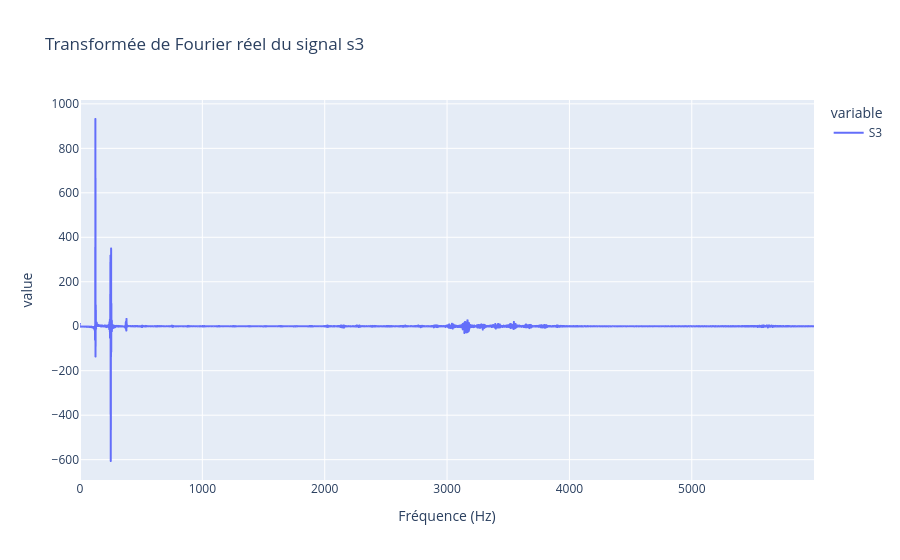

The notebook cell saved with this chart:
### Markdown cell above
PARTIE PREPARATION POWERPOINT

### Code cell
nu,S3= san.trans_fourier(s3, t)

trace(nu, {"S3": np.real(S3)}, "Transformée de Fourier réel du signal s3", nom_abscisse="Fréquence (Hz)")
trace(nu, {"S3": np.imag(S3)}, "Transformée de Fourier imaginaire du signal s3", nom_abscisse="Fréquence (Hz)")

trace(t, {"s3": s3}, "Tracer temporel du signal s3", nom_abscisse="Temps (s)")

### Figure 1 — Plotly figure (JSON) as saved in the notebook; plotly's stock layout.template omitted (floating-point values rounded to 4 significant figures; data arrays with more than 128 entries replaced by an {"elided": "..."} marker saying what was removed)
{"data": [{"hovertemplate": "variable=S3<br>Fréquence (Hz)=%{x}<br>value=%{y}<extra></extra>", "legendgroup": "S3", "line": {"color": "#636efa", "dash": "solid"}, "marker": {"symbol": "circle"}, "mode": "lines", "name": "S3", "showlegend": true, "type": "scattergl", "x": {"elided": "6000 float values"}, "xaxis": "x", "y": {"elided": "6000 float values"}, "yaxis": "y"}], "layout": {"legend": {"title": {"text": "variable"}, "tracegroupgap": 0}, "title": {"text": "Transformée de Fourier réel du signal s3"}, "xaxis": {"anchor": "y", "domain": [0, 1], "title": {"text": "Fréquence (Hz)"}}, "yaxis": {"anchor": "x", "domain": [0, 1], "title": {"text": "value"}}}}
